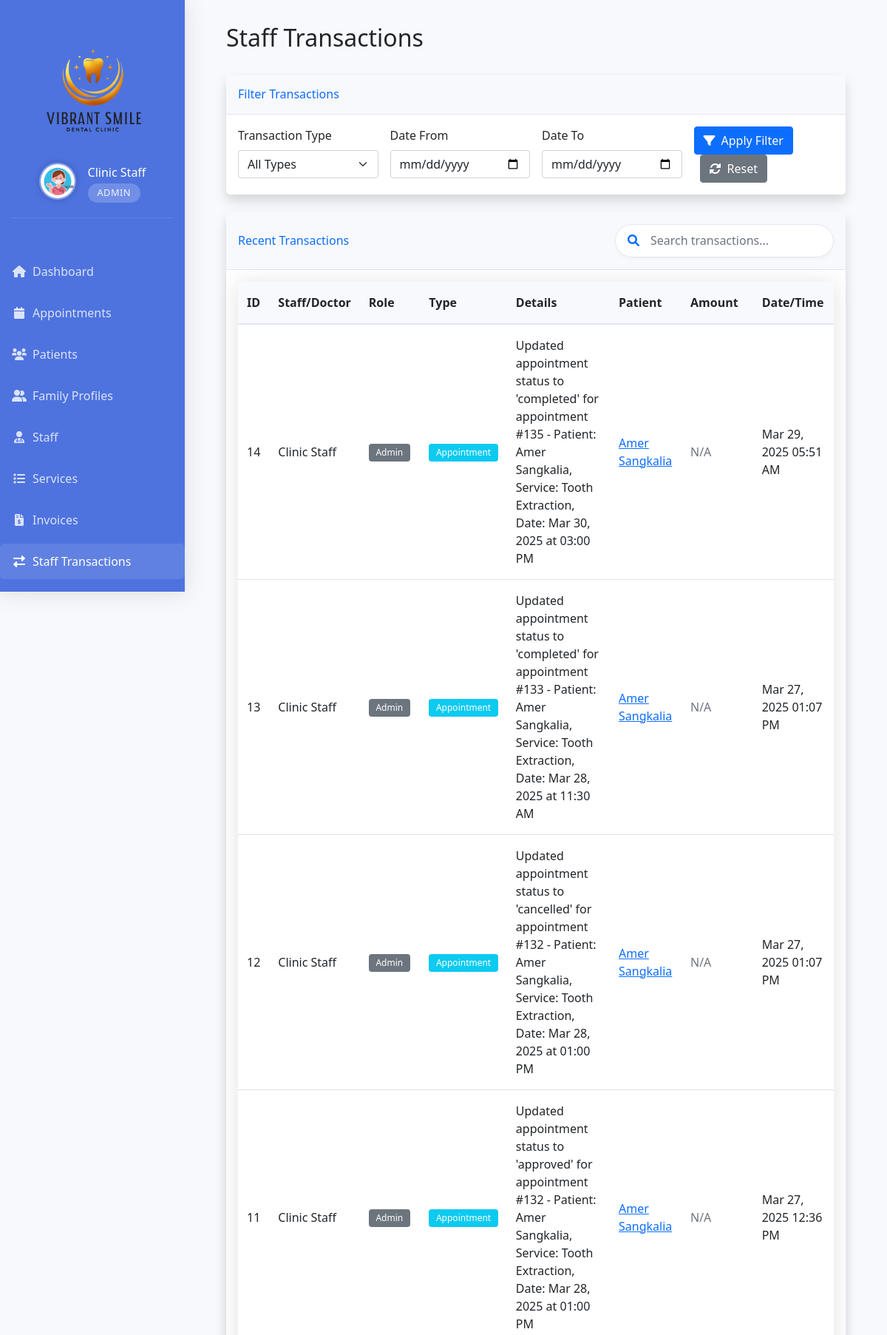
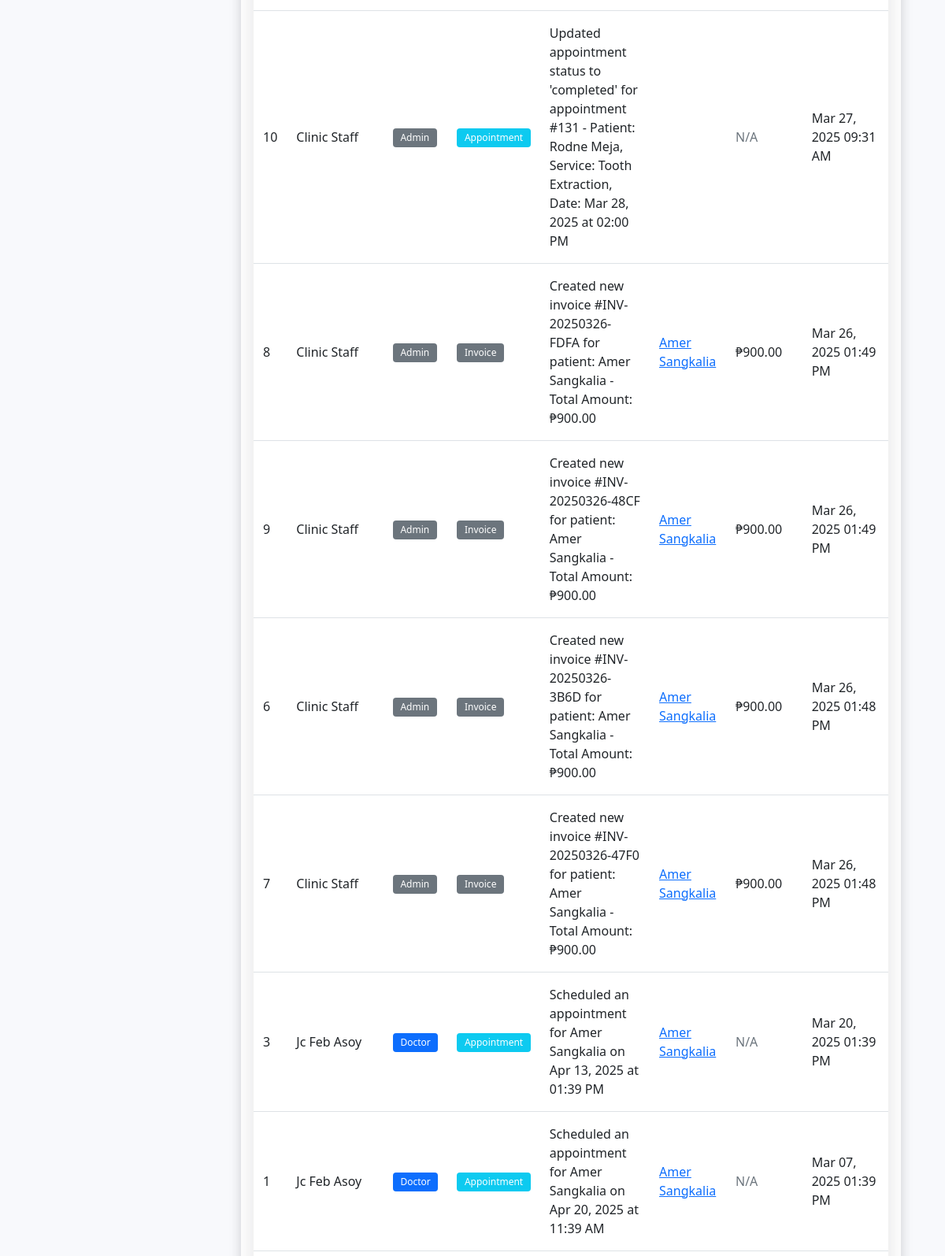
The app's page /admin/transactions.php (signed in, upper part) with its own data (2 pictures, top to bottom).
### tables this page shows
CREATE TABLE `users` (
  `id` int(11) NOT NULL,
  `username` varchar(50) NOT NULL,
  `password` varchar(255) NOT NULL,
  `role` enum('admin','doctor','patient') NOT NULL,
  `email` varchar(100) NOT NULL,
  `first_name` varchar(50) NOT NULL DEFAULT '',
  `middle_name` varchar(50) NOT NULL DEFAULT '',
  `last_name` varchar(50) NOT NULL DEFAULT '',
  `phone` varchar(20) DEFAULT NULL,
  `created_at` timestamp NOT NULL DEFAULT current_timestamp(),
  `updated_at` timestamp NOT NULL DEFAULT current_timestamp() ON UPDATE current_timestamp(),
  `active` tinyint(1) DEFAULT 1,
  `email_verified` tinyint(1) DEFAULT 0,
  `profile_picture` varchar(255) DEFAULT NULL
);

CREATE TABLE `staff_transactions` (
  `id` int(11) NOT NULL,
  `staff_id` int(11) NOT NULL,
  `transaction_type` varchar(50) NOT NULL,
  `details` text NOT NULL,
  `patient_id` int(11) DEFAULT NULL,
  `appointment_id` int(11) DEFAULT NULL,
  `amount` decimal(10,2) DEFAULT NULL,
  `transaction_date` timestamp NOT NULL DEFAULT current_timestamp()
);

### includes/activity_logger.php (called while the page is built, shortened)
<?php
function get_all_staff_transactions($filter_type = null, $date_from = null, $date_to = null, $limit = 100) {
    global $conn;
    $conditions = [];
    $params = [];
    $types = "";
    $where_clause = "";
    $sql = "SELECT st.*,
            u.first_name as staff_first_name, u.last_name as staff_last_name, u.role,
            p.first_name as patient_first_name, p.last_name as patient_last_name
            FROM staff_transactions st
            JOIN users u ON st.staff_id = u.id
            LEFT JOIN patients pt ON st.patient_id = pt.id
            LEFT JOIN users p ON pt.user_id = p.id
            $where_clause
            ORDER BY st.transaction_date DESC
            LIMIT ?";
    $params[] = $limit;
    $types .= "i";
    $transactions = [];
    if($stmt = mysqli_prepare($conn, $sql)) {
        if(!empty($params)) {
            mysqli_stmt_bind_param($stmt, $types, ...$params);
        }
        mysqli_stmt_execute($stmt);
        $result = mysqli_stmt_get_result($stmt);
        while($row = mysqli_fetch_assoc($result)) {
            $transactions[] = $row;
        }
    }
    return $transactions;
}
?>

### admin/transactions.php (the view, shortened to what this page needs)
<?php
require_once "../config/database.php";
require_once "../includes/activity_logger.php";
$filter_type = null;
$date_from = null;
$date_to = null;
$transactions = get_all_staff_transactions($filter_type, $date_from, $date_to);
$current_page = "transactions";
require_once "includes/header.php";
?>
<div class="container-fluid">
    <div class="d-flex justify-content-between align-items-center mb-4">
        <h2>Staff Transactions</h2>
    </div>
    <div class="card shadow mb-4">
        <div class="card-header py-3">
            <h6 class="m-0 font-weight-bold text-primary">Filter Transactions</h6>
        </div>
        <div class="card-body">
            <form method="GET" action="" class="row g-3">
                <div class="col-md-3">
                    <label for="transaction_type" class="form-label">Transaction Type</label>
                    <select class="form-select" id="transaction_type" name="transaction_type">
                        <option value="">All Types</option>
                    </select>
                </div>
                <div class="col-md-3">
                    <label for="date_from" class="form-label">Date From</label>
                    <input type="date" class="form-control" id="date_from" name="date_from"
                           value="<?php echo $date_from ?? ''; ?>">
                </div>
                <div class="col-md-3">
                    <label for="date_to" class="form-label">Date To</label>
                    <input type="date" class="form-control" id="date_to" name="date_to"
                           value="<?php echo $date_to ?? ''; ?>">
                </div>
                <div class="col-md-3 d-flex align-items-end">
                    <div>
                        <button type="submit" name="filter" value="1" class="btn btn-primary">
                            <i class="fas fa-filter me-2"></i>Apply Filter
                        </button>
                        <a href="transactions.php" class="btn btn-secondary ms-2">
                            <i class="fas fa-sync-alt me-2"></i>Reset
                        </a>
                    </div>
                </div>
            </form>
        </div>
    </div>
    <div class="card shadow mb-4">
        <div class="card-header py-3 d-flex justify-content-between align-items-center">
            <h6 class="m-0 font-weight-bold text-primary">Recent Transactions</h6>
            <div class="search-box">
                <div class="input-group">
                    <span class="input-group-text bg-white border-end-0">
                        <i class="fas fa-search text-primary"></i>
                    </span>
                    <input type="text" id="searchInput" class="form-control border-start-0 ps-0"
                           placeholder="Search transactions..." style="max-width: 250px;">
                </div>
            </div>
        </div>
        <div class="card-body">
            <div class="table-responsive">
                <table class="table table-hover" id="transactionsTable">
                    <thead>
                        <tr>
                            <th>ID</th>
                            <th>Staff/Doctor</th>
                            <th>Role</th>
                            <th>Type</th>
                            <th>Details</th>
                            <th>Patient</th>
                            <th>Amount</th>
                            <th>Date/Time</th>
                        </tr>
                    </thead>
                    <tbody>
                        <?php if(!empty($transactions)): ?>
                            <?php foreach($transactions as $transaction): ?>
                                <tr class="searchable-row">
                                    <td class="searchable"><?php echo $transaction['id']; ?></td>
                                    <td class="searchable">
                                        <?php echo htmlspecialchars($transaction['staff_first_name'] . ' ' . $transaction['staff_last_name']); ?>
                                    </td>
                                    <td class="searchable">
                                        <span class="badge bg-<?php echo $transaction['role'] === 'doctor' ? 'primary' : 'secondary'; ?>">
                                            <?php echo ucfirst($transaction['role']); ?>
                                        </span>
                                    </td>
                                    <td class="searchable">
                                        <?php
                                        $type_class = match($transaction['transaction_type']) {
                                            'appointment' => 'info',
                                            'payment' => 'success',
                                            'prescription' => 'warning',
                                            'medical_record' => 'danger',
                                            default => 'secondary'
                                        };
                                        ?>
                                        <span class="badge bg-<?php echo $type_class; ?>">
                                            <?php echo ucfirst(str_replace('_', ' ', $transaction['transaction_type'])); ?>
                                        </span>
                                    </td>
                                    <td class="searchable">
                                        <?php echo htmlspecialchars($transaction['details']); ?>
                                    </td>
                                    <td class="searchable">
                                        <?php if($transaction['patient_id']): ?>
                                            <a href="patient_profile.php?id=<?php echo $transaction['patient_id']; ?>">
                                                <?php echo htmlspecialchars($transaction['patient_first_name'] . ' ' . $transaction['patient_last_name']); ?>
                                            </a>
                                        <?php else: ?>
                                            <span class="text-muted">N/A</span>
                                        <?php endif; ?>
                                    </td>
                                    <td class="searchable">
                                        <?php if($transaction['amount']): ?>
                                            ₱<?php echo number_format($transaction['amount'], 2); ?>
                                        <?php else: ?>
                                            <span class="text-muted">N/A</span>
                                        <?php endif; ?>
                                    </td>
                                    <td class="searchable">
                                        <?php echo date('M d, Y h:i A', strtotime($transaction['transaction_date'])); ?>
                                    </td>
                                </tr>
                            <?php endforeach; ?>
                        <?php else: ?>
                            <tr>
                                <td colspan="8" class="text-center py-4">No transactions found</td>
                            </tr>
                        <?php endif; ?>
                    </tbody>
                </table>
            </div>
        </div>
    </div>
</div>
<?php require_once "includes/footer.php"; ?>

### admin/includes/header.php (shortened to what this page needs)
<!DOCTYPE html>
<html lang="en">
<head>
    <link href="https://cdn.jsdelivr.net/npm/bootstrap@5.1.3/dist/css/bootstrap.min.css" rel="stylesheet">
    <link href="https://cdnjs.cloudflare.com/ajax/libs/font-awesome/6.0.0/css/all.min.css" rel="stylesheet">
    <link href="https://cdn.jsdelivr.net/npm/sweetalert2@11.7.32/dist/sweetalert2.min.css" rel="stylesheet">
    <link href="https://cdn.jsdelivr.net/npm/fullcalendar@5.11.3/main.min.css" rel="stylesheet">
</head>
<body>
    <div class="container-fluid">
        <div class="row">
            <div class="col-lg-2 px-0 sidebar" id="sidebar">
                <div class="logo-container">
                    <img src="../assets/images/logo_vibrant.png" alt="Vibrant SmileDental Logo" class="img-fluid logo-img">
                    <?php
                    $admin_id = $_SESSION["id"];
                    $admin_query = "SELECT first_name, last_name, profile_picture FROM users WHERE id = ?";
                    $admin_stmt = mysqli_prepare($conn, $admin_query);
                    mysqli_stmt_bind_param($admin_stmt, "i", $admin_id);
                    mysqli_stmt_execute($admin_stmt);
                    $admin_result = mysqli_stmt_get_result($admin_stmt);
                    $admin_info = mysqli_fetch_assoc($admin_result);
                    $admin_name = $admin_info['first_name'] . ' ' . $admin_info['last_name'];
                    $profile_pic = $admin_info['profile_picture'] ? '../' . $admin_info['profile_picture'] : '../assets/img/default-profile.png';
                    ?>
                    <div class="admin-profile mb-3">
                        <div class="d-flex align-items-center justify-content-center">
                            <img src="<?php echo $profile_pic; ?>" alt="Admin Profile" class="admin-profile-img rounded-circle me-3">
                            <div class="text-start">
                                <h4 class="text-white mb-0"><?php echo htmlspecialchars($admin_name); ?></h4>
                                <span class="admin-label">Admin</span>
                            </div>
                        </div>
                    </div>
                </div>
                <ul class="nav flex-column">
                    <li class="nav-item">
                        <a class="nav-link <?php echo $current_page === 'dashboard' ? 'active' : ''; ?>" href="dashboard.php">
                            <i class="fas fa-home me-2"></i> Dashboard
                        </a>
                    </li>
                    <li class="nav-item">
                        <a class="nav-link <?php echo $current_page === 'appointments' ? 'active' : ''; ?>" href="appointments.php">
                            <i class="fas fa-calendar me-2"></i> Appointments
                        </a>
                    </li>
                    <li class="nav-item">
                        <a class="nav-link <?php echo $current_page === 'patients' ? 'active' : ''; ?>" href="patients.php">
                            <i class="fas fa-users me-2"></i> Patients
                        </a>
                    </li>
                    <li class="nav-item">
                        <a class="nav-link <?php echo $current_page === 'family_profiles' ? 'active' : ''; ?>" href="family_profiles.php">
                            <i class="fas fa-user-friends me-2"></i> Family Profiles
                        </a>
                    </li>
                    <li class="nav-item">
                        <a class="nav-link <?php echo $current_page === 'staff' ? 'active' : ''; ?>" href="staff.php">
                            <i class="fas fa-user-md me-2"></i> Staff
                        </a>
                    </li>
                    <li class="nav-item">
                        <a class="nav-link <?php echo $current_page === 'services' ? 'active' : ''; ?>" href="services.php">
                            <i class="fas fa-list me-2"></i> Services
                        </a>
                    </li>
                    <li class="nav-item">
                        <a class="nav-link <?php echo $current_page === 'invoices' ? 'active' : ''; ?>" href="invoices.php">
                            <i class="fas fa-file-invoice-dollar me-2"></i> Invoices
                        </a>
                    </li>
                    <li class="nav-item">
                        <a class="nav-link <?php echo $current_page === 'transactions' ? 'active' : ''; ?>" href="transactions.php">
                            <i class="fas fa-exchange-alt me-2"></i> Staff Transactions
                        </a>
                    </li>
                    <li class="nav-item">
                        <a class="nav-link <?php echo $current_page === 'reports' ? 'active' : ''; ?>" href="reports.php">
                        </a>
                    </li>
                </ul>
            </div>
            <div class="col-lg-10 main-content" id="mainContent">

### records on screen
users: profile_picture (picture), admin_name "Clinic Staff"
staff_transactions: id "14", staff.last_name "Clinic Staff", staff.role "Admin", transaction_type "Appointment", details "Updated appointment status to 'completed' for appointment #135 - Patient: Amer Sangkalia, Service: Tooth Extraction, Date: Mar 30, 2025 at 03:00 PM", users.first_name+last_name "Amer Sangkalia", shows "N/A", transaction_date "Mar 29, 2025 05:51 AM"
staff_transactions: id "13", staff.last_name "Clinic Staff", staff.role "Admin", transaction_type "Appointment", details "Updated appointment status to 'completed' for appointment #133 - Patient: Amer Sangkalia, Service: Tooth Extraction, Date: Mar 28, 2025 at 11:30 AM", users.first_name+last_name "Amer Sangkalia", shows "N/A", transaction_date "Mar 27, 2025 01:07 PM"
staff_transactions: id "12", staff.last_name "Clinic Staff", staff.role "Admin", transaction_type "Appointment", details "Updated appointment status to 'cancelled' for appointment #132 - Patient: Amer Sangkalia, Service: Tooth Extraction, Date: Mar 28, 2025 at 01:00 PM", users.first_name+last_name "Amer Sangkalia", shows "N/A", transaction_date "Mar 27, 2025 01:07 PM"
staff_transactions: id "11", staff.last_name "Clinic Staff", staff.role "Admin", transaction_type "Appointment", details "Updated appointment status to 'approved' for appointment #132 - Patient: Amer Sangkalia, Service: Tooth Extraction, Date: Mar 28, 2025 at 01:00 PM", users.first_name+last_name "Amer Sangkalia", shows "N/A", transaction_date "Mar 27, 2025 12:36 PM"
staff_transactions: id "10", staff.last_name "Clinic Staff", staff.role "Admin", transaction_type "Appointment", details "Updated appointment status to 'completed' for appointment #131 - Patient: Rodne Meja, Service: Tooth Extraction, Date: Mar 28, 2025 at 02:00 PM", shows "N/A", transaction_date "Mar 27, 2025 09:31 AM"
staff_transactions: id "8", staff.last_name "Clinic Staff", staff.role "Admin", transaction_type "Invoice", details "Created new invoice #INV-20250326-FDFA for patient: Amer Sangkalia - Total Amount: ₱900.00", users.first_name+last_name "Amer Sangkalia", amount "900.00", transaction_date "Mar 26, 2025 01:49 PM"
staff_transactions: id "9", staff.last_name "Clinic Staff", staff.role "Admin", transaction_type "Invoice", details "Created new invoice #INV-20250326-48CF for patient: Amer Sangkalia - Total Amount: ₱900.00", users.first_name+last_name "Amer Sangkalia", amount "900.00", transaction_date "Mar 26, 2025 01:49 PM"
staff_transactions: id "6", staff.last_name "Clinic Staff", staff.role "Admin", transaction_type "Invoice", details "Created new invoice #INV-20250326-3B6D for patient: Amer Sangkalia - Total Amount: ₱900.00", users.first_name+last_name "Amer Sangkalia", amount "900.00", transaction_date "Mar 26, 2025 01:48 PM"
staff_transactions: id "7", staff.last_name "Clinic Staff", staff.role "Admin", transaction_type "Invoice", details "Created new invoice #INV-20250326-47F0 for patient: Amer Sangkalia - Total Amount: ₱900.00", users.first_name+last_name "Amer Sangkalia", amount "900.00", transaction_date "Mar 26, 2025 01:48 PM"
staff_transactions: id "3", staff.last_name "Jc Feb Asoy", staff.role "Doctor", transaction_type "Appointment", details "Scheduled an appointment for Amer Sangkalia on Apr 13, 2025 at 01:39 PM", users.first_name+last_name "Amer Sangkalia", shows "N/A", transaction_date "Mar 20, 2025 01:39 PM"
staff_transactions: id "1", staff.last_name "Jc Feb Asoy", staff.role "Doctor", transaction_type "Appointment", details "Scheduled an appointment for Amer Sangkalia on Apr 20, 2025 at 11:39 AM", users.first_name+last_name "Amer Sangkalia", shows "N/A", transaction_date "Mar 07, 2025 01:39 PM"
